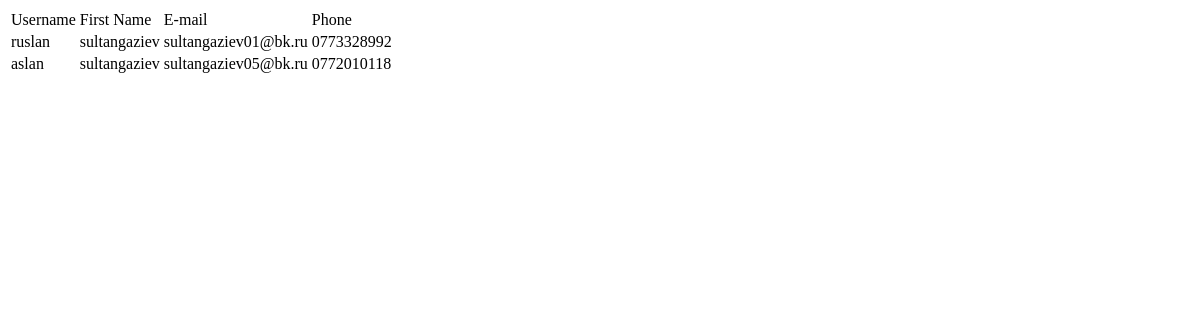
The page /contacts/ on the database as committed earlier.
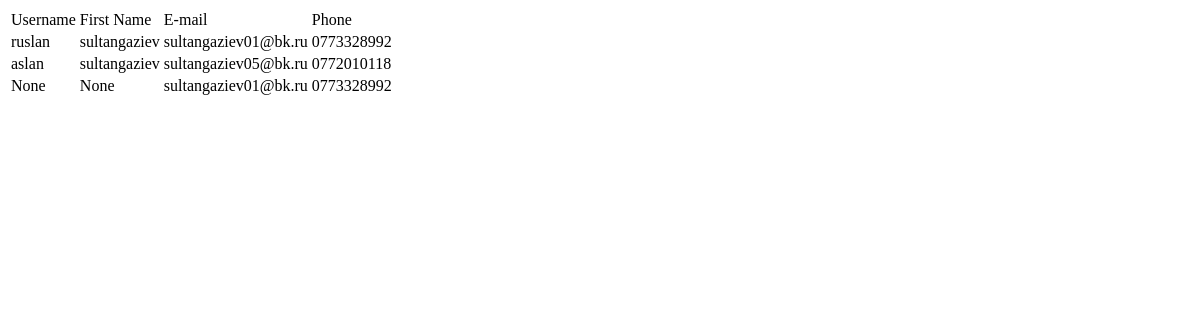
The same page on the database as committed later.
### products/models.py (models this page shows)
class Cotancts(models.Model):
    name_user = models.CharField(max_length=20,blank=True,null=True)
    last_name_user = models.CharField(max_length=20,blank=True,null=True)
    phone = models.CharField(max_length=20)
    email = models.EmailField()

### products/views.py (the view)
# urls.py: path('contacts/',contacts_page),
def contacts_page(request):
    cont = Cotancts.objects.all()
    return render(request, 'products/contacts.html', {'cont': cont})

### products/templates/products/contacts.html
<table>
    <tr>
        <td>Username</td>
        <td>First Name</td>
        <td>E-mail</td>
        <td>Phone</td>
    </tr>
    {% for cont in cont %}
        <tr>
            <td>{{cont.name_user}}</td>
            <td>{{cont.last_name_user}}</td>
            <td>{{cont.email}}</td>
            <td>{{cont.phone}}</td>
        </tr>
    {% endfor %}
</table>

Rows that differ between the two databases and show on the page:
added Cotancts: name_user "None", last_name_user "None", email "sultangaziev01@bk.ru", phone "0773328992"
